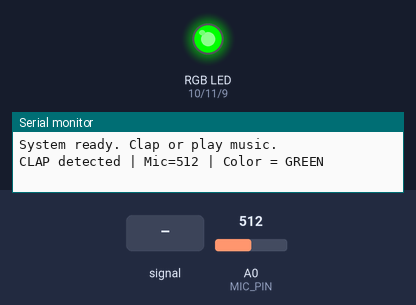
Simulated run of this sketch. Board: Arduino Uno, built with avr-gcc and run on an emulated ATmega328P. Shown: an RGB LED mixed from three pins (HIGH = lit), the last lines printed to the serial monitor. Dashed ring = blinking. Inputs (shaded band) come from the test bench; at power-on: A0 (MIC_PIN) = 512.

Above: at 1.2 s.
1.3 s: A0 (MIC_PIN) fed a 200 Hz sine of ±460 counts around its level
At 1.46 s:
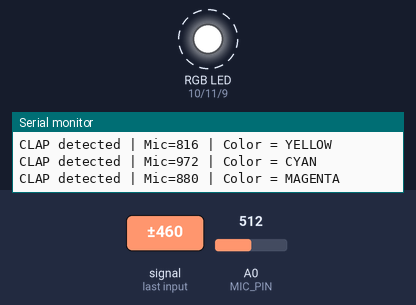
At 1.88 s:
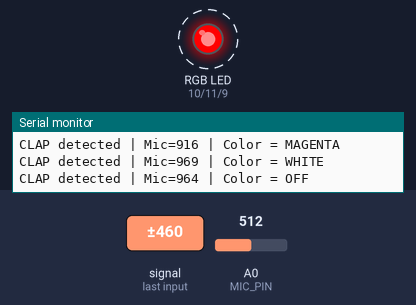
4.3 s: A0 (MIC_PIN) set to 716
At 4.7 s:
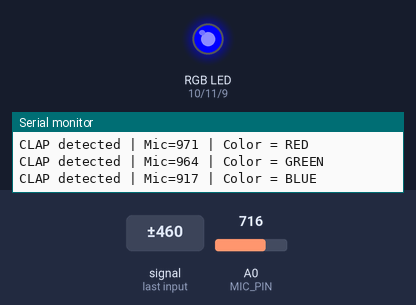
Timing chart, 0 to 7.3 s (numbered marks = the images above; inputs shaded):
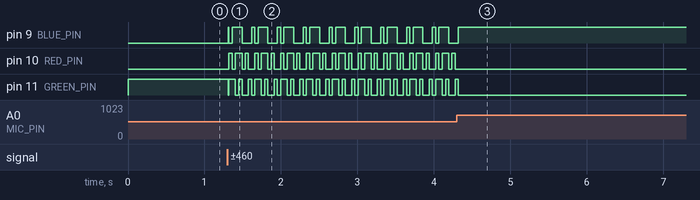

The sketch:

clap_rgb.ino
```cpp
#define MIC_PIN A0

// ✅ CONFIRMED RGB PIN MAPPING
#define BLUE_PIN  9
#define RED_PIN   10
#define GREEN_PIN 11

int state = 0;
int lastVal = 0;
bool clapLock = false;

// Tuned for your setup
const int SPIKE   = 20;    // sudden jump needed
const int SILENCE = 139;   // silence baseline

void setColor(int r, int g, int b) {
  analogWrite(RED_PIN, r);
  analogWrite(GREEN_PIN, g);
  analogWrite(BLUE_PIN, b);
}

void setup() {
  Serial.begin(9600);

  pinMode(RED_PIN, OUTPUT);
  pinMode(GREEN_PIN, OUTPUT);
  pinMode(BLUE_PIN, OUTPUT);

  setColor(0, 0, 0); // LED OFF initially
  Serial.println("System ready. Clap or play music.");
}

void loop() {
  int currentVal = analogRead(MIC_PIN);
  int diff = currentVal - lastVal;

  // Detect clap / beat
  if (diff > SPIKE && !clapLock) {
    clapLock = true;
    state++;

    int color = state % 8;

    Serial.print("CLAP detected | Mic=");
    Serial.print(currentVal);
    Serial.print(" | Color = ");

    switch (color) {
      case 0:
        setColor(255, 0, 0);
        Serial.println("RED");
        break;

      case 1:
        setColor(0, 255, 0);
        Serial.println("GREEN");
        break;

      case 2:
        setColor(0, 0, 255);
        Serial.println("BLUE");
        break;

      case 3:
        setColor(255, 255, 0);
        Serial.println("YELLOW");
        break;

      case 4:
        setColor(0, 255, 255);
        Serial.println("CYAN");
        break;

      case 5:
        setColor(255, 0, 255);
        Serial.println("MAGENTA");
        break;

      case 6:
        setColor(255, 255, 255);
        Serial.println("WHITE");
        break;

      case 7:
        setColor(0, 0, 0);
        Serial.println("OFF");
        break;
    }
  }

  // Unlock when sound returns to silence
  if (currentVal < SILENCE) {
    clapLock = false;
  }

  lastVal = currentVal;
  delay(2);   // fast sampling for beats
}
```

Measured:
- after the input at 1.3 s, pin 9 (BLUE_PIN): LOW → HIGH at once, then repeats every 0.34 s: LOW 0.04 s, HIGH 0.13 s, LOW 0.12 s, HIGH 0.04 s; pin 10 (RED_PIN): alternates HIGH for 0.04 s and LOW for 0.04 s, starting at once
- after the input at 4.3 s, pin 9 (BLUE_PIN): goes on until 4.3 s, then stays HIGH; pin 10 (RED_PIN): stops changing and stays LOW; pin 11 (GREEN_PIN): goes on until 4.3 s, then stays LOW
